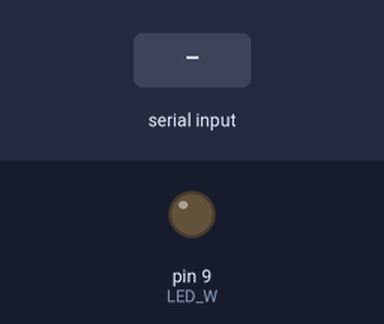
The sketch below on a simulated Arduino Uno, built with avr-gcc and run on an emulated ATmega328P. Shown: output pins drawn as LEDs (lit = HIGH). The test bench sets the inputs (shaded band). What the sketch prints to the serial monitor is not drawn.

Above: at 1.2 s.
1.3 s: "90,45\n" received over Serial
At 2.1 s:
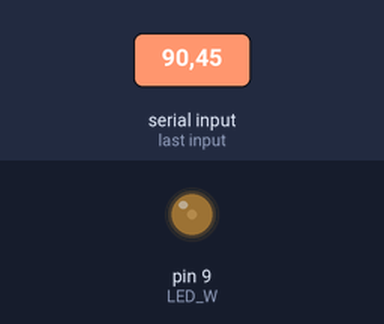
3.8 s: "30,150\n" received over Serial
At 4.1 s:
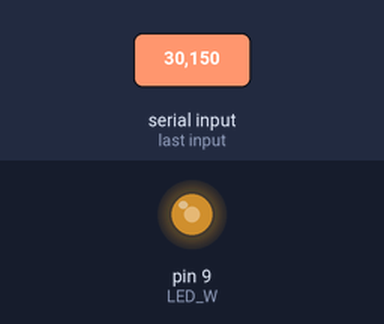
6.3 s: "200\n" received over Serial
At 7.1 s:
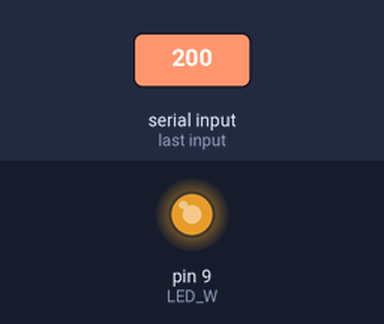
Timing chart, 0 to 9.3 s (numbered marks = the images above; inputs shaded):
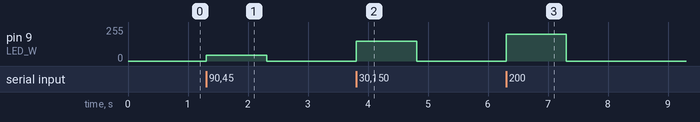

Measured:
- after the input at 1.3 s, pin 9 (LED_W): 0/255 → 45/255 at once, → 0/255 1.0 s later
- after the input at 3.8 s, pin 9 (LED_W): 0/255 → 150/255 at once, → 0/255 1.0 s later
- after the input at 6.3 s, pin 9 (LED_W): 0/255 → 200/255 at once, → 0/255 1.0 s later

The sketch:

8-5.ino
```cpp
int LED_W = 9 ;
int brightness ;


void setup() {
 pinMode(LED_W,OUTPUT);
  // 시리얼 통신 속도 설정 : 속도 9600 bps, 8데이터 비트, 패리티 없음, 한 개의 스톱비트
 Serial.begin(9600) ;
}

void loop() {
   Serial.println("Start ==>");
   Serial.print(" Input brightness ==>");
   while(1) { // PC에서 정수 데이터가 전송될때 까지 기다린다.
       if(Serial.available() > 0 ) break;
   }
   brightness = Serial.parseInt();
   Serial.println(brightness);
   analogWrite(LED_W,brightness);
 }
```
